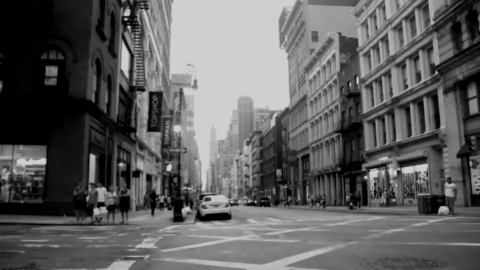
#> input picture frame 34 of ComputerVision/Data/People.mp4, 480 x 270 px
$ python opencv_video_basic_tutorial.py
#> lines starting #> are read from the running program, lines starting #| are printed output that depends on the picture; after the words box and inside, x2 and y2 are one past the last pixel; in counts of white or black regions, pixels touching at a corner belong together
import cv2
import imutils
import numpy as np

filename = r'Data/People.mp4'

cap = cv2.VideoCapture(filename)

while(cap.isOpened()):
    ret, frame = cap.read()
#> frame is the input picture: shape (270, 480, 3); mean B, G, R 94.2, 95.2, 94.5
    if ret:
        resized = imutils.resize(frame, width=500)
        ratio = frame.shape[0] / float(resized.shape[0])
#> ratio = 0.961
        gray = cv2.cvtColor(frame, cv2.COLOR_BGR2GRAY)

        # Gaussian Blur
        blurred = cv2.GaussianBlur(gray, (5, 5), 0)

        # Thresholding!
        #thresh = cv2.threshold(blurred, 70 , 255, cv2.THRESH_BINARY)[1]
        thresh = cv2.adaptiveThreshold(blurred, 255, cv2.ADAPTIVE_THRESH_GAUSSIAN_C, cv2.THRESH_BINARY, 11, 2)
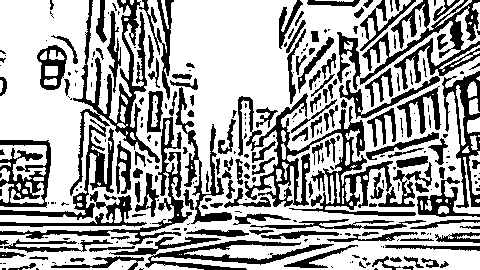
#> thresh: shape (270, 480); 65.6% white; 290 black regions (151 under 20 px)

        # Find contours in the images
        cnts = cv2.findContours(thresh.copy(), cv2.RETR_EXTERNAL, cv2.CHAIN_APPROX_SIMPLE)
#> cnts = 60 contours, 33 with area under 20; largest, box (x1, y1, x2, y2) and area: (0, 0, 480, 270) 97988, (86, 0, 132, 123) 2970, (0, 145, 47, 181) 754, (469, 151, 480, 195) 236, (10, 182, 44, 204) 233
        cnts = imutils.grab_contours(cnts)

        for c in cnts:

            c = c.astype("float")
            c *= ratio
            c = c.astype("int")

            cv2.drawContours(frame, [c], -1, (0,255,0), 2)
            cv2.imshow("final", frame)
            cv2.waitKey(1)
#> this loop made 60 passes
#> c on passes 1, 2, 3, 4, 5, 6, 8, 11, 28, 32, 33, 36: [[17, 258]], [[4, 245]], [[1, 245], [2, 245]], [[173, 244]], [[171, 244]], [[437, 227]], [[170, 205], [170, 206], [171, 206], [171, 205]], [[432, 195]], [[94, 147], [94, 148]], [[460, 135], [460, 136]], [[459, 129], [459, 130], [460, 130], [460, 129]], [[121, 125], [121, 128], [122, 127], [122, 126]]
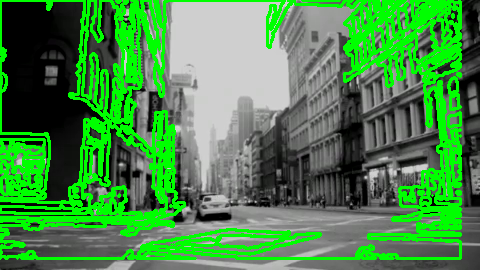
#> frame: shape (270, 480, 3); mean B, G, R 72.5, 138.1, 72.7
    else:
        break

cap.release()
cv2.waitKey(0)
cv2.destroyAllWindows()

$ run again, starting later in the video
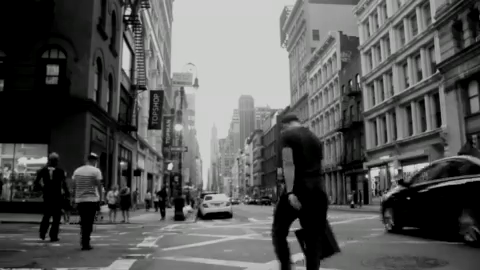
#> input picture frame 157 of ComputerVision/Data/People.mp4, 480 x 270 px
#> frame is the input picture: shape (270, 480, 3); mean B, G, R 86.8, 87.6, 87.1
#> `thresh = cv2.adaptiveThreshold(blurred, 255, cv2.ADAPTIVE_THRESH_GAUSS..`:
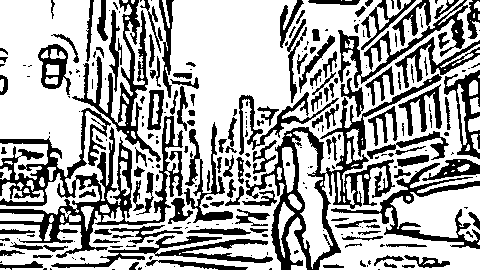
#> thresh: shape (270, 480); 65.9% white; 275 black regions (140 under 20 px)
#> cnts = 70 contours, 34 with area under 20; largest, box (x1, y1, x2, y2) and area: (0, 0, 480, 270) 90628, (390, 186, 480, 242) 2990, (292, 131, 333, 269) 2200, (0, 143, 48, 180) 966, (286, 217, 307, 270) 471
#> the loop `for c in cnts: ` made 70 passes
#> c on passes 24, 29, 32, 37, 42, 43, 51, 52: [[434, 163], [433, 164], [435, 164], [436, 163]], [[435, 157], [434, 158], [436, 158]], [[440, 153], [440, 154], [441, 154], [441, 153]], [[460, 128]], [[122, 125], [122, 126], [122, 126], [122, 125]], [[122, 118]], [[460, 72], [459, 73], [459, 73], [460, 73]], [[426, 66], [427, 66]]
#> after the loop `for c in cnts:`:
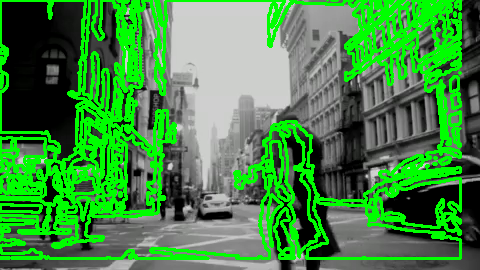
#> frame: shape (270, 480, 3); mean B, G, R 67.7, 138.4, 67.9

$ run again, starting later in the video
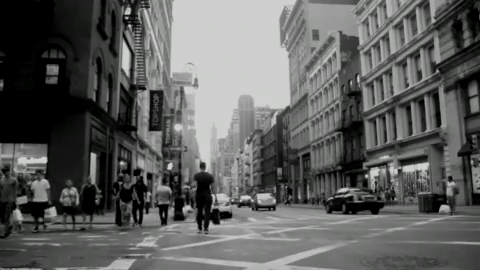
#> input picture frame 279 of ComputerVision/Data/People.mp4, 480 x 270 px
#> frame is the input picture: shape (270, 480, 3); mean B, G, R 93.8, 94.7, 94.1
#> `thresh = cv2.adaptiveThreshold(blurred, 255, cv2.ADAPTIVE_THRESH_GAUSS..`:
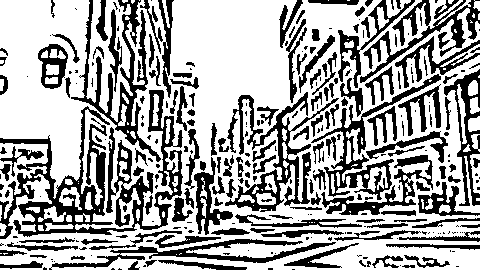
#> thresh: shape (270, 480); 65.1% white; 296 black regions (146 under 20 px)
#> cnts = 68 contours, 32 with area under 20; largest, box (x1, y1, x2, y2) and area: (0, 0, 480, 270) 98077, (86, 0, 133, 122) 2932, (0, 143, 48, 219) 1270, (59, 187, 82, 210) 208, (470, 154, 480, 194) 201
#> the loop `for c in cnts: ` made 68 passes
#> c on passes 1, 2, 10, 11, 16, 18, 25, 26: [[2, 243], [3, 244], [4, 243], [6, 243]], [[0, 243], [0, 243]], [[95, 200], [95, 202]], [[90, 200]], [[409, 194]], [[457, 190], [457, 192], [460, 192], [460, 190]], [[133, 175], [133, 176]], [[74, 175]]
#> after the loop `for c in cnts:`:
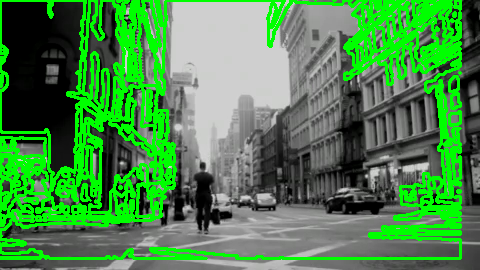
#> frame: shape (270, 480, 3); mean B, G, R 74.7, 136.6, 74.9
